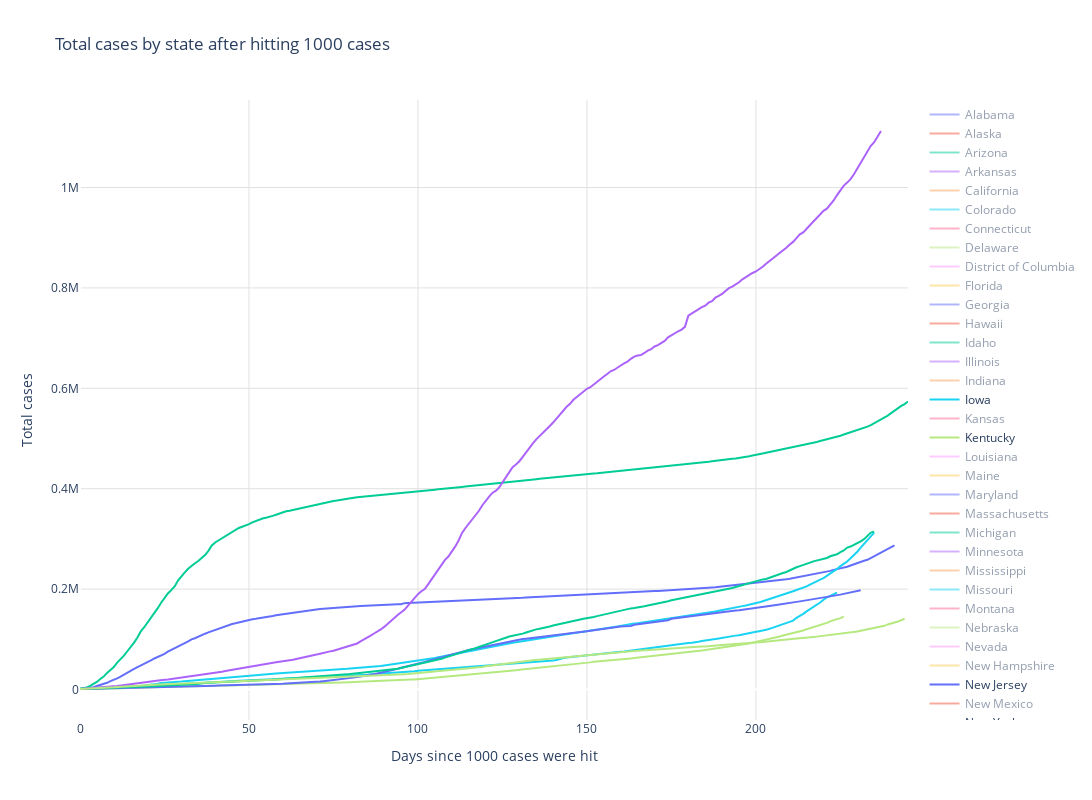
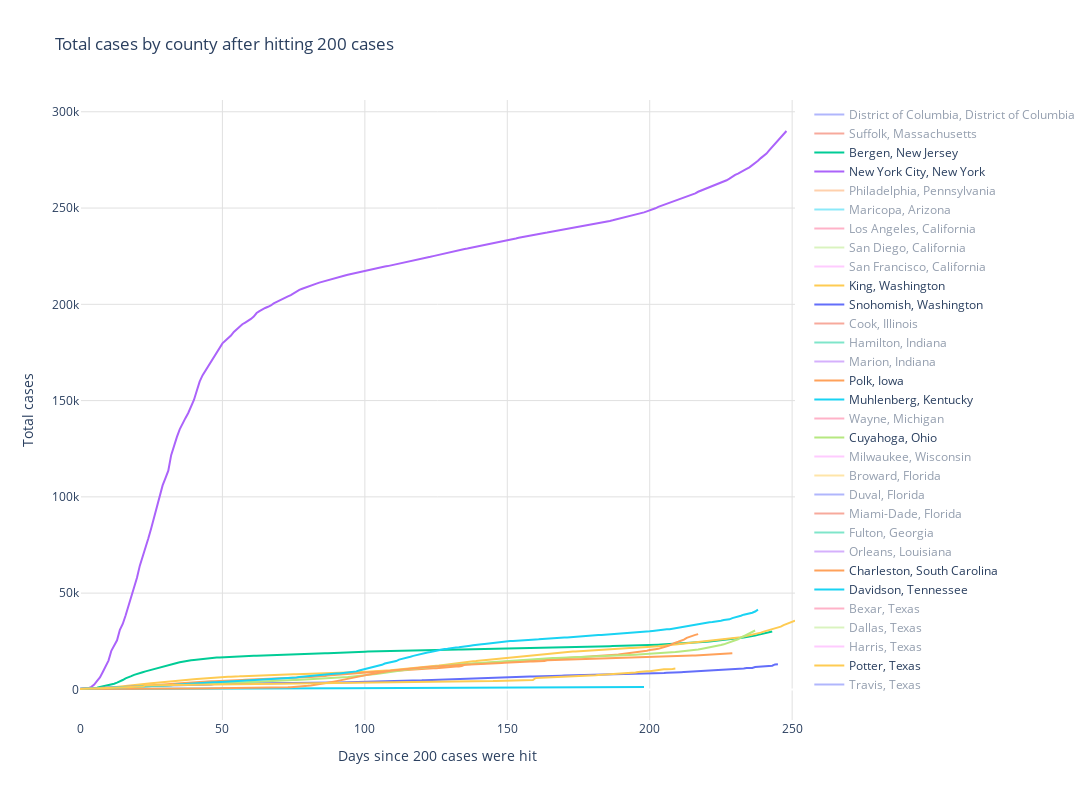

Notebook source saved alongside these figures, in order:
### Markdown cell above
**********************************************************************************************************
 # State Totals
 **********************************************************************************************************

### Code cell
def plottotalcases(state, county = 'all', show_by_default=True):
    if county == 'all':
        data = state_cov_data[state_cov_data.state == state][['date', 'cases']]
    else:
        data = county_cov_data[county_cov_data.state == state][['date', 'cases', 'county']]
        data = data[county_cov_data.county == county][['date', 'cases']]

    data = data[data.cases >= starting_cases]
    if len(data['cases']):
        data.index = [x for x in range(0, len(data))]

        if (show_by_default):
            visible = True
        else:
            visible = 'legendonly'

        if (county == 'all'):
            fig.add_trace(
                go.Scatter(x=data.index, y=data.cases, mode='lines', name=state, line = { 'width': default_line_thickness },
                hovertemplate='total cases: %{y:,.0f}<br>day: %{x}', visible=visible)
            )
        else:
            fig.add_trace(
                go.Scatter(x=data.index, y=data.cases, mode='lines', name=county + ', ' + state, line = { 'width': default_line_thickness },
                hovertemplate='total cases: %{y:,.0f}<br>day: %{x}', visible=visible)
            )

row += 1
starting_cases = 1000
layout = go.Layout(
        title = 'Total cases by state after hitting ' + str(starting_cases) + ' cases',
        plot_bgcolor = default_plot_color,
        xaxis_gridcolor = default_grid_color,
        yaxis_gridcolor = default_grid_color,
        width=default_width,
        height=default_height,
        xaxis_title='Days since ' + str(starting_cases) + ' cases were hit',
        yaxis_title='Total cases'
)

fig = go.Figure(layout=layout)
for index, s in interesting_states.iterrows():
    plottotalcases(s.state, 'all', s.show_by_default)

fig.show()
plotly.offline.plot(fig, filename=webpage_folder + 'Chart_'+str(row)+'.html',auto_open=False)
html_graphs.write('''
<br/><br/><div>
<h1>State and County Total cases</h1>
The simplest count is just a total number of cases per state and then per interesting county. Nothing more than what each state is reporting
as new cases on a daily basis.
</div>''')
html_graphs.write("  <object data=\""+'Chart_'+str(row)+'.html'+"\" width=" + str(default_width * 1.10) + " height=" + str(default_height* 1.10) + "\"></object>"+"\n")

###########################
# County Totals
###########################
row += 1
starting_cases = 200
layout = go.Layout(
        title = 'Total cases by county after hitting ' + str(starting_cases) + ' cases',
        plot_bgcolor = default_plot_color,
        xaxis_gridcolor = default_grid_color,
        yaxis_gridcolor = default_grid_color,
        width=default_width,
        height=default_height,
        xaxis_title='Days since ' + str(starting_cases) + ' cases were hit',
        yaxis_title='Total cases'
)
fig = go.Figure(layout=layout)

for index, r in interesting_locations.iterrows():
    plottotalcases(r.state, r.county, r.show_by_default)

fig.show()
plotly.offline.plot(fig, filename=webpage_folder + 'Chart_'+str(row)+'.html',auto_open=False)
html_graphs.write("  <object data=\""+'Chart_'+str(row)+'.html'+"\" width=" + str(default_width * 1.10) + " height=" + str(default_height* 1.10) + "\"></object>"+"\n")

### Figure 1 — Plotly figure (JSON) as saved in the notebook; plotly's stock layout.template omitted (floating-point values rounded to 4 significant figures; data arrays with more than 128 entries replaced by an {"elided": "..."} marker saying what was removed)
{"data": [{"hovertemplate": "total cases: %{y:,.0f}<br>day: %{x}", "line": {"width": 2}, "mode": "lines", "name": "Alabama", "type": "scatter", "visible": "legendonly", "x": {"elided": "231 int values"}, "y": {"elided": "231 int values"}}, {"hovertemplate": "total cases: %{y:,.0f}<br>day: %{x}", "line": {"width": 2}, "mode": "lines", "name": "Alaska", "type": "scatter", "visible": "legendonly", "x": {"elided": "145 int values"}, "y": {"elided": "145 int values"}}, {"hovertemplate": "total cases: %{y:,.0f}<br>day: %{x}", "line": {"width": 2}, "mode": "lines", "name": "Arizona", "type": "scatter", "visible": "legendonly", "x": {"elided": "233 int values"}, "y": {"elided": "233 int values"}}, {"hovertemplate": "total cases: %{y:,.0f}<br>day: %{x}", "line": {"width": 2}, "mode": "lines", "name": "Arkansas", "type": "scatter", "visible": "legendonly", "x": {"elided": "224 int values"}, "y": {"elided": "224 int values"}}, {"hovertemplate": "total cases: %{y:,.0f}<br>day: %{x}", "line": {"width": 2}, "mode": "lines", "name": "California", "type": "scatter", "visible": "legendonly", "x": {"elided": "244 int values"}, "y": {"elided": "244 int values"}}, {"hovertemplate": "total cases: %{y:,.0f}<br>day: %{x}", "line": {"width": 2}, "mode": "lines", "name": "Colorado", "type": "scatter", "visible": "legendonly", "x": {"elided": "238 int values"}, "y": {"elided": "238 int values"}}, {"hovertemplate": "total cases: %{y:,.0f}<br>day: %{x}", "line": {"width": 2}, "mode": "lines", "name": "Connecticut", "type": "scatter", "visible": "legendonly", "x": {"elided": "237 int values"}, "y": {"elided": "237 int values"}}, {"hovertemplate": "total cases: %{y:,.0f}<br>day: %{x}", "line": {"width": 2}, "mode": "lines", "name": "Delaware", "type": "scatter", "visible": "legendonly", "x": {"elided": "224 int values"}, "y": {"elided": "224 int values"}}, {"hovertemplate": "total cases: %{y:,.0f}<br>day: %{x}", "line": {"width": 2}, "mode": "lines", "name": "District of Columbia", "type": "scatter", "visible": "legendonly", "x": {"elided": "226 int values"}, "y": {"elided": "226 int values"}}, {"hovertemplate": "total cases: %{y:,.0f}<br>day: %{x}", "line": {"width": 2}, "mode": "lines", "name": "Florida", "type": "scatter", "visible": "legendonly", "x": {"elided": "241 int values"}, "y": {"elided": "241 int values"}}, {"hovertemplate": "total cases: %{y:,.0f}<br>day: %{x}", "line": {"width": 2}, "mode": "lines", "name": "Georgia", "type": "scatter", "visible": "legendonly", "x": {"elided": "239 int values"}, "y": {"elided": "239 int values"}}, {"hovertemplate": "total cases: %{y:,.0f}<br>day: %{x}", "line": {"width": 2}, "mode": "lines", "name": "Hawaii", "type": "scatter", "visible": "legendonly", "x": {"elided": "136 int values"}, "y": {"elided": "136 int values"}}, {"hovertemplate": "total cases: %{y:,.0f}<br>day: %{x}", "line": {"width": 2}, "mode": "lines", "name": "Idaho", "type": "scatter", "visible": "legendonly", "x": {"elided": "229 int values"}, "y": {"elided": "229 int values"}}, {"hovertemplate": "total cases: %{y:,.0f}<br>day: %{x}", "line": {"width": 2}, "mode": "lines", "name": "Illinois", "type": "scatter", "visible": "legendonly", "x": {"elided": "241 int values"}, "y": {"elided": "241 int values"}}, {"hovertemplate": "total cases: %{y:,.0f}<br>day: %{x}", "line": {"width": 2}, "mode": "lines", "name": "Indiana", "type": "scatter", "visible": "legendonly", "x": {"elided": "235 int values"}, "y": {"elided": "235 int values"}}, {"hovertemplate": "total cases: %{y:,.0f}<br>day: %{x}", "line": {"width": 2}, "mode": "lines", "name": "Iowa", "type": "scatter", "visible": true, "x": {"elided": "225 int values"}, "y": {"elided": "225 int values"}}, {"hovertemplate": "total cases: %{y:,.0f}<br>day: %{x}", "line": {"width": 2}, "mode": "lines", "name": "Kansas", "type": "scatter", "visible": "legendonly", "x": {"elided": "224 int values"}, "y": {"elided": "224 int values"}}, {"hovertemplate": "total cases: %{y:,.0f}<br>day: %{x}", "line": {"width": 2}, "mode": "lines", "name": "Kentucky", "type": "scatter", "visible": true, "x": {"elided": "227 int values"}, "y": {"elided": "227 int values"}}, {"hovertemplate": "total cases: %{y:,.0f}<br>day: %{x}", "line": {"width": 2}, "mode": "lines", "name": "Louisiana", "type": "scatter", "visible": "legendonly", "x": {"elided": "240 int values"}, "y": {"elided": "240 int values"}}, {"hovertemplate": "total cases: %{y:,.0f}<br>day: %{x}", "line": {"width": 2}, "mode": "lines", "name": "Maine", "type": "scatter", "visible": "legendonly", "x": {"elided": "206 int values"}, "y": {"elided": "206 int values"}}, {"hovertemplate": "total cases: %{y:,.0f}<br>day: %{x}", "line": {"width": 2}, "mode": "lines", "name": "Maryland", "type": "scatter", "visible": "legendonly", "x": {"elided": "235 int values"}, "y": {"elided": "235 int values"}}, {"hovertemplate": "total cases: %{y:,.0f}<br>day: %{x}", "line": {"width": 2}, "mode": "lines", "name": "Massachusetts", "type": "scatter", "visible": "legendonly", "x": {"elided": "239 int values"}, "y": {"elided": "239 int values"}}, {"hovertemplate": "total cases: %{y:,.0f}<br>day: %{x}", "line": {"width": 2}, "mode": "lines", "name": "Michigan", "type": "scatter", "visible": "legendonly", "x": {"elided": "241 int values"}, "y": {"elided": "241 int values"}}, {"hovertemplate": "total cases: %{y:,.0f}<br>day: %{x}", "line": {"width": 2}, "mode": "lines", "name": "Minnesota", "type": "scatter", "visible": "legendonly", "x": {"elided": "225 int values"}, "y": {"elided": "225 int values"}}, {"hovertemplate": "total cases: %{y:,.0f}<br>day: %{x}", "line": {"width": 2}, "mode": "lines", "name": "Mississippi", "type": "scatter", "visible": "legendonly", "x": {"elided": "231 int values"}, "y": {"elided": "231 int values"}}, {"hovertemplate": "total cases: %{y:,.0f}<br>day: %{x}", "line": {"width": 2}, "mode": "lines", "name": "Missouri", "type": "scatter", "visible": "legendonly", "x": {"elided": "233 int values"}, "y": {"elided": "233 int values"}}, {"hovertemplate": "total cases: %{y:,.0f}<br>day: %{x}", "line": {"width": 2}, "mode": "lines", "name": "Montana", "type": "scatter", "visible": "legendonly", "x": {"elided": "140 int values"}, "y": {"elided": "140 int values"}}, {"hovertemplate": "total cases: %{y:,.0f}<br>day: %{x}", "line": {"width": 2}, "mode": "lines", "name": "Nebraska", "type": "scatter", "visible": "legendonly", "x": {"elided": "216 int values"}, "y": {"elided": "216 int values"}}, {"hovertemplate": "total cases: %{y:,.0f}<br>day: %{x}", "line": {"width": 2}, "mode": "lines", "name": "Nevada", "type": "scatter", "visible": "legendonly", "x": {"elided": "233 int values"}, "y": {"elided": "233 int values"}}, {"hovertemplate": "total cases: %{y:,.0f}<br>day: %{x}", "line": {"width": 2}, "mode": "lines", "name": "New Hampshire", "type": "scatter", "visible": "legendonly", "x": {"elided": "219 int values"}, "y": {"elided": "219 int values"}}, {"hovertemplate": "total cases: %{y:,.0f}<br>day: %{x}", "line": {"width": 2}, "mode": "lines", "name": "New Jersey", "type": "scatter", "visible": true, "x": {"elided": "242 int values"}, "y": {"elided": "242 int values"}}, {"hovertemplate": "total cases: %{y:,.0f}<br>day: %{x}", "line": {"width": 2}, "mode": "lines", "name": "New Mexico", "type": "scatter", "visible": "legendonly", "x": {"elided": "222 int values"}, "y": {"elided": "222 int values"}}, {"hovertemplate": "total cases: %{y:,.0f}<br>day: %{x}", "line": {"width": 2}, "mode": "lines", "name": "New York", "type": "scatter", "visible": true, "x": {"elided": "246 int values"}, "y": {"elided": "246 int values"}}, {"hovertemplate": "total cases: %{y:,.0f}<br>day: %{x}", "line": {"width": 2}, "mode": "lines", "name": "North Carolina", "type": "scatter", "visible": "legendonly", "x": {"elided": "234 int values"}, "y": {"elided": "234 int values"}}, {"hovertemplate": "total cases: %{y:,.0f}<br>day: %{x}", "line": {"width": 2}, "mode": "lines", "name": "North Dakota", "type": "scatter", "visible": "legendonly", "x": {"elided": "203 int values"}, "y": {"elided": "203 int values"}}, {"hovertemplate": "total cases: %{y:,.0f}<br>day: %{x}", "line": {"width": 2}, "mode": "lines", "name": "Ohio", "type": "scatter", "visible": true, "x": {"elided": "236 int values"}, "y": {"elided": "236 int values"}}, {"hovertemplate": "total cases: %{y:,.0f}<br>day: %{x}", "line": {"width": 2}, "mode": "lines", "name": "Oklahoma", "type": "scatter", "visible": "legendonly", "x": {"elided": "228 int values"}, "y": {"elided": "228 int values"}}, {"hovertemplate": "total cases: %{y:,.0f}<br>day: %{x}", "line": {"width": 2}, "mode": "lines", "name": "Oregon", "type": "scatter", "visible": "legendonly", "x": {"elided": "228 int values"}, "y": {"elided": "228 int values"}}, {"hovertemplate": "total cases: %{y:,.0f}<br>day: %{x}", "line": {"width": 2}, "mode": "lines", "name": "Pennsylvania", "type": "scatter", "visible": "legendonly", "x": {"elided": "238 int values"}, "y": {"elided": "238 int values"}}, {"hovertemplate": "total cases: %{y:,.0f}<br>day: %{x}", "line": {"width": 2}, "mode": "lines", "name": "Rhode Island", "type": "scatter", "visible": "legendonly", "x": {"elided": "226 int values"}, "y": {"elided": "226 int values"}}, {"hovertemplate": "total cases: %{y:,.0f}<br>day: %{x}", "line": {"width": 2}, "mode": "lines", "name": "South Carolina", "type": "scatter", "visible": true, "x": {"elided": "232 int values"}, "y": {"elided": "232 int values"}}, {"hovertemplate": "total cases: %{y:,.0f}<br>day: %{x}", "line": {"width": 2}, "mode": "lines", "name": "South Dakota", "type": "scatter", "visible": "legendonly", "x": {"elided": "217 int values"}, "y": {"elided": "217 int values"}}, {"hovertemplate": "total cases: %{y:,.0f}<br>day: %{x}", "line": {"width": 2}, "mode": "lines", "name": "Tennessee", "type": "scatter", "visible": true, "x": {"elided": "236 int values"}, "y": {"elided": "236 int values"}}, {"hovertemplate": "total cases: %{y:,.0f}<br>day: %{x}", "line": {"width": 2}, "mode": "lines", "name": "Texas", "type": "scatter", "visible": true, "x": {"elided": "238 int values"}, "y": {"elided": "238 int values"}}, {"hovertemplate": "total cases: %{y:,.0f}<br>day: %{x}", "line": {"width": 2}, "mode": "lines", "name": "Utah", "type": "scatter", "visible": "legendonly", "x": {"elided": "231 int values"}, "y": {"elided": "231 int values"}}, {"hovertemplate": "total cases: %{y:,.0f}<br>day: %{x}", "line": {"width": 2}, "mode": "lines", "name": "Vermont", "type": "scatter", "visible": "legendonly", "x": {"elided": "167 int values"}, "y": {"elided": "167 int values"}}, {"hovertemplate": "total cases: %{y:,.0f}<br>day: %{x}", "line": {"width": 2}, "mode": "lines", "name": "Virginia", "type": "scatter", "visible": "legendonly", "x": {"elided": "233 int values"}, "y": {"elided": "233 int values"}}, {"hovertemplate": "total cases: %{y:,.0f}<br>day: %{x}", "line": {"width": 2}, "mode": "lines", "name": "Washington", "type": "scatter", "visible": true, "x": {"elided": "245 int values"}, "y": {"elided": "245 int values"}}, {"hovertemplate": "total cases: %{y:,.0f}<br>day: %{x}", "line": {"width": 2}, "mode": "lines", "name": "West Virginia", "type": "scatter", "visible": "legendonly", "x": {"elided": "208 int values"}, "y": {"elided": "208 int values"}}, {"hovertemplate": "total cases: %{y:,.0f}<br>day: %{x}", "line": {"width": 2}, "mode": "lines", "name": "Wisconsin", "type": "scatter", "visible": "legendonly", "x": {"elided": "235 int values"}, "y": {"elided": "235 int values"}}, {"hovertemplate": "total cases: %{y:,.0f}<br>day: %{x}", "line": {"width": 2}, "mode": "lines", "name": "Wyoming", "type": "scatter", "visible": "legendonly", "x": {"elided": "160 int values"}, "y": {"elided": "160 int values"}}], "layout": {"height": 800, "plot_bgcolor": "rgba(0, 0, 0, 0)", "title": {"text": "Total cases by state after hitting 1000 cases"}, "width": 1280, "xaxis": {"gridcolor": "rgba(225, 225, 225, 255)", "title": {"text": "Days since 1000 cases were hit"}}, "yaxis": {"gridcolor": "rgba(225, 225, 225, 255)", "title": {"text": "Total cases"}}}}

### Figure 2 — Plotly figure (JSON) as saved in the notebook; plotly's stock layout.template omitted (floating-point values rounded to 4 significant figures; data arrays with more than 128 entries replaced by an {"elided": "..."} marker saying what was removed)
{"data": [{"hovertemplate": "total cases: %{y:,.0f}<br>day: %{x}", "line": {"width": 2}, "mode": "lines", "name": "District of Columbia, District of Columbia", "type": "scatter", "visible": "legendonly", "x": {"elided": "237 int values"}, "y": {"elided": "237 int values"}}, {"hovertemplate": "total cases: %{y:,.0f}<br>day: %{x}", "line": {"width": 2}, "mode": "lines", "name": "Suffolk, Massachusetts", "type": "scatter", "visible": "legendonly", "x": {"elided": "239 int values"}, "y": {"elided": "239 int values"}}, {"hovertemplate": "total cases: %{y:,.0f}<br>day: %{x}", "line": {"width": 2}, "mode": "lines", "name": "Bergen, New Jersey", "type": "scatter", "visible": true, "x": {"elided": "244 int values"}, "y": {"elided": "244 int values"}}, {"hovertemplate": "total cases: %{y:,.0f}<br>day: %{x}", "line": {"width": 2}, "mode": "lines", "name": "New York City, New York", "type": "scatter", "visible": true, "x": {"elided": "249 int values"}, "y": {"elided": "249 int values"}}, {"hovertemplate": "total cases: %{y:,.0f}<br>day: %{x}", "line": {"width": 2}, "mode": "lines", "name": "Philadelphia, Pennsylvania", "type": "scatter", "visible": "legendonly", "x": {"elided": "238 int values"}, "y": {"elided": "238 int values"}}, {"hovertemplate": "total cases: %{y:,.0f}<br>day: %{x}", "line": {"width": 2}, "mode": "lines", "name": "Maricopa, Arizona", "type": "scatter", "visible": "legendonly", "x": {"elided": "238 int values"}, "y": {"elided": "238 int values"}}, {"hovertemplate": "total cases: %{y:,.0f}<br>day: %{x}", "line": {"width": 2}, "mode": "lines", "name": "Los Angeles, California", "type": "scatter", "visible": "legendonly", "x": {"elided": "244 int values"}, "y": {"elided": "244 int values"}}, {"hovertemplate": "total cases: %{y:,.0f}<br>day: %{x}", "line": {"width": 2}, "mode": "lines", "name": "San Diego, California", "type": "scatter", "visible": "legendonly", "x": {"elided": "241 int values"}, "y": {"elided": "241 int values"}}, {"hovertemplate": "total cases: %{y:,.0f}<br>day: %{x}", "line": {"width": 2}, "mode": "lines", "name": "San Francisco, California", "type": "scatter", "visible": "legendonly", "x": {"elided": "237 int values"}, "y": {"elided": "237 int values"}}, {"hovertemplate": "total cases: %{y:,.0f}<br>day: %{x}", "line": {"width": 2}, "mode": "lines", "name": "King, Washington", "type": "scatter", "visible": true, "x": {"elided": "252 int values"}, "y": {"elided": "252 int values"}}, {"hovertemplate": "total cases: %{y:,.0f}<br>day: %{x}", "line": {"width": 2}, "mode": "lines", "name": "Snohomish, Washington", "type": "scatter", "visible": true, "x": {"elided": "246 int values"}, "y": {"elided": "246 int values"}}, {"hovertemplate": "total cases: %{y:,.0f}<br>day: %{x}", "line": {"width": 2}, "mode": "lines", "name": "Cook, Illinois", "type": "scatter", "visible": "legendonly", "x": {"elided": "244 int values"}, "y": {"elided": "244 int values"}}, {"hovertemplate": "total cases: %{y:,.0f}<br>day: %{x}", "line": {"width": 2}, "mode": "lines", "name": "Hamilton, Indiana", "type": "scatter", "visible": "legendonly", "x": {"elided": "230 int values"}, "y": {"elided": "230 int values"}}, {"hovertemplate": "total cases: %{y:,.0f}<br>day: %{x}", "line": {"width": 2}, "mode": "lines", "name": "Marion, Indiana", "type": "scatter", "visible": "legendonly", "x": {"elided": "238 int values"}, "y": {"elided": "238 int values"}}, {"hovertemplate": "total cases: %{y:,.0f}<br>day: %{x}", "line": {"width": 2}, "mode": "lines", "name": "Polk, Iowa", "type": "scatter", "visible": true, "x": {"elided": "218 int values"}, "y": {"elided": "218 int values"}}, {"hovertemplate": "total cases: %{y:,.0f}<br>day: %{x}", "line": {"width": 2}, "mode": "lines", "name": "Muhlenberg, Kentucky", "type": "scatter", "visible": true, "x": {"elided": "199 int values"}, "y": {"elided": "199 int values"}}, {"hovertemplate": "total cases: %{y:,.0f}<br>day: %{x}", "line": {"width": 2}, "mode": "lines", "name": "Wayne, Michigan", "type": "scatter", "visible": "legendonly", "x": {"elided": "243 int values"}, "y": {"elided": "243 int values"}}, {"hovertemplate": "total cases: %{y:,.0f}<br>day: %{x}", "line": {"width": 2}, "mode": "lines", "name": "Cuyahoga, Ohio", "type": "scatter", "visible": true, "x": {"elided": "238 int values"}, "y": {"elided": "238 int values"}}, {"hovertemplate": "total cases: %{y:,.0f}<br>day: %{x}", "line": {"width": 2}, "mode": "lines", "name": "Milwaukee, Wisconsin", "type": "scatter", "visible": "legendonly", "x": {"elided": "240 int values"}, "y": {"elided": "240 int values"}}, {"hovertemplate": "total cases: %{y:,.0f}<br>day: %{x}", "line": {"width": 2}, "mode": "lines", "name": "Broward, Florida", "type": "scatter", "visible": "legendonly", "x": {"elided": "241 int values"}, "y": {"elided": "241 int values"}}, {"hovertemplate": "total cases: %{y:,.0f}<br>day: %{x}", "line": {"width": 2}, "mode": "lines", "name": "Duval, Florida", "type": "scatter", "visible": "legendonly", "x": {"elided": "232 int values"}, "y": {"elided": "232 int values"}}, {"hovertemplate": "total cases: %{y:,.0f}<br>day: %{x}", "line": {"width": 2}, "mode": "lines", "name": "Miami-Dade, Florida", "type": "scatter", "visible": "legendonly", "x": {"elided": "241 int values"}, "y": {"elided": "241 int values"}}, {"hovertemplate": "total cases: %{y:,.0f}<br>day: %{x}", "line": {"width": 2}, "mode": "lines", "name": "Fulton, Georgia", "type": "scatter", "visible": "legendonly", "x": {"elided": "238 int values"}, "y": {"elided": "238 int values"}}, {"hovertemplate": "total cases: %{y:,.0f}<br>day: %{x}", "line": {"width": 2}, "mode": "lines", "name": "Orleans, Louisiana", "type": "scatter", "visible": "legendonly", "x": {"elided": "244 int values"}, "y": {"elided": "244 int values"}}, {"hovertemplate": "total cases: %{y:,.0f}<br>day: %{x}", "line": {"width": 2}, "mode": "lines", "name": "Charleston, South Carolina", "type": "scatter", "visible": true, "x": {"elided": "230 int values"}, "y": {"elided": "230 int values"}}, {"hovertemplate": "total cases: %{y:,.0f}<br>day: %{x}", "line": {"width": 2}, "mode": "lines", "name": "Davidson, Tennessee", "type": "scatter", "visible": true, "x": {"elided": "239 int values"}, "y": {"elided": "239 int values"}}, {"hovertemplate": "total cases: %{y:,.0f}<br>day: %{x}", "line": {"width": 2}, "mode": "lines", "name": "Bexar, Texas", "type": "scatter", "visible": "legendonly", "x": {"elided": "232 int values"}, "y": {"elided": "232 int values"}}, {"hovertemplate": "total cases: %{y:,.0f}<br>day: %{x}", "line": {"width": 2}, "mode": "lines", "name": "Dallas, Texas", "type": "scatter", "visible": "legendonly", "x": {"elided": "237 int values"}, "y": {"elided": "237 int values"}}, {"hovertemplate": "total cases: %{y:,.0f}<br>day: %{x}", "line": {"width": 2}, "mode": "lines", "name": "Harris, Texas", "type": "scatter", "visible": "legendonly", "x": {"elided": "237 int values"}, "y": {"elided": "237 int values"}}, {"hovertemplate": "total cases: %{y:,.0f}<br>day: %{x}", "line": {"width": 2}, "mode": "lines", "name": "Potter, Texas", "type": "scatter", "visible": true, "x": {"elided": "210 int values"}, "y": {"elided": "210 int values"}}, {"hovertemplate": "total cases: %{y:,.0f}<br>day: %{x}", "line": {"width": 2}, "mode": "lines", "name": "Travis, Texas", "type": "scatter", "visible": "legendonly", "x": {"elided": "233 int values"}, "y": {"elided": "233 int values"}}], "layout": {"height": 800, "plot_bgcolor": "rgba(0, 0, 0, 0)", "title": {"text": "Total cases by county after hitting 200 cases"}, "width": 1280, "xaxis": {"gridcolor": "rgba(225, 225, 225, 255)", "title": {"text": "Days since 200 cases were hit"}}, "yaxis": {"gridcolor": "rgba(225, 225, 225, 255)", "title": {"text": "Total cases"}}}}
